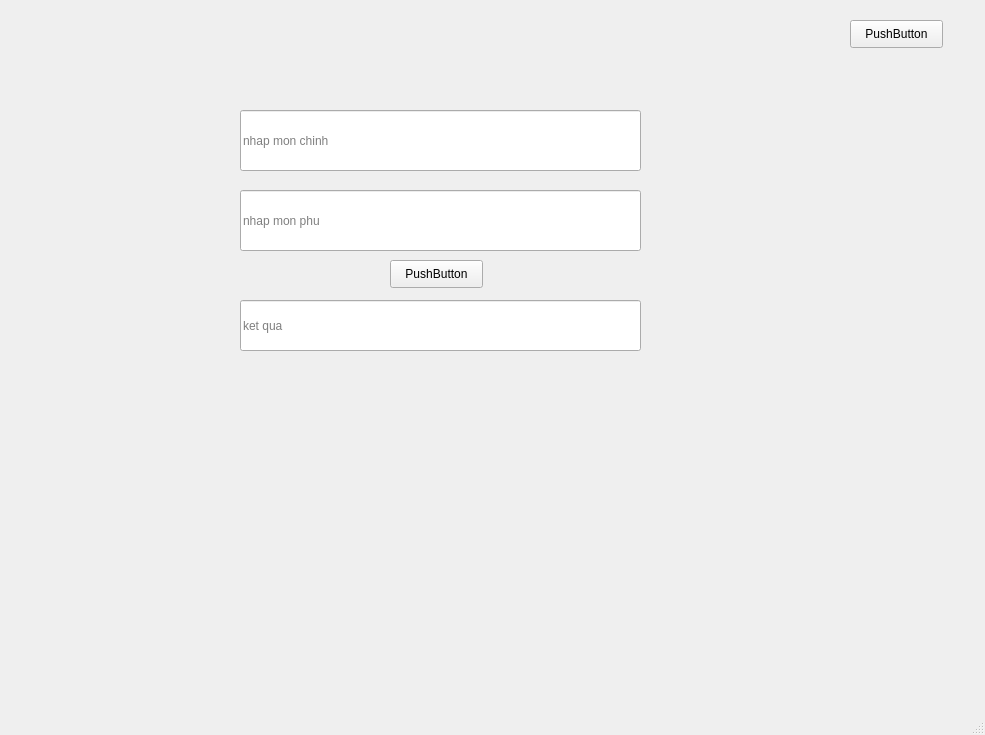
<?xml version="1.0" encoding="UTF-8"?>
<ui version="4.0">
 <class>MainWindow</class>
 <widget class="QMainWindow" name="MainWindow">
  <property name="geometry">
   <rect>
    <x>0</x>
    <y>0</y>
    <width>985</width>
    <height>735</height>
   </rect>
  </property>
  <property name="windowTitle">
   <string>MainWindow</string>
  </property>
  <widget class="QWidget" name="centralwidget">
   <widget class="QPushButton" name="pushtinh">
    <property name="geometry">
     <rect>
      <x>390</x>
      <y>260</y>
      <width>93</width>
      <height>28</height>
     </rect>
    </property>
    <property name="text">
     <string>PushButton</string>
    </property>
   </widget>
   <widget class="QLineEdit" name="monchinh">
    <property name="geometry">
     <rect>
      <x>240</x>
      <y>110</y>
      <width>401</width>
      <height>61</height>
     </rect>
    </property>
    <property name="placeholderText">
     <string>nhap mon chinh</string>
    </property>
   </widget>
   <widget class="QLineEdit" name="monphu">
    <property name="geometry">
     <rect>
      <x>240</x>
      <y>190</y>
      <width>401</width>
      <height>61</height>
     </rect>
    </property>
    <property name="placeholderText">
     <string>nhap mon phu</string>
    </property>
   </widget>
   <widget class="QLineEdit" name="inketqua">
    <property name="geometry">
     <rect>
      <x>240</x>
      <y>300</y>
      <width>401</width>
      <height>51</height>
     </rect>
    </property>
    <property name="placeholderText">
     <string>ket qua</string>
    </property>
   </widget>
   <widget class="QPushButton" name="pushthoat">
    <property name="geometry">
     <rect>
      <x>850</x>
      <y>20</y>
      <width>93</width>
      <height>28</height>
     </rect>
    </property>
    <property name="text">
     <string>PushButton</string>
    </property>
   </widget>
  </widget>
  <widget class="QMenuBar" name="menubar">
   <property name="geometry">
    <rect>
     <x>0</x>
     <y>0</y>
     <width>985</width>
     <height>26</height>
    </rect>
   </property>
  </widget>
  <widget class="QStatusBar" name="statusbar"/>
 </widget>
 <resources/>
 <connections/>
</ui>
